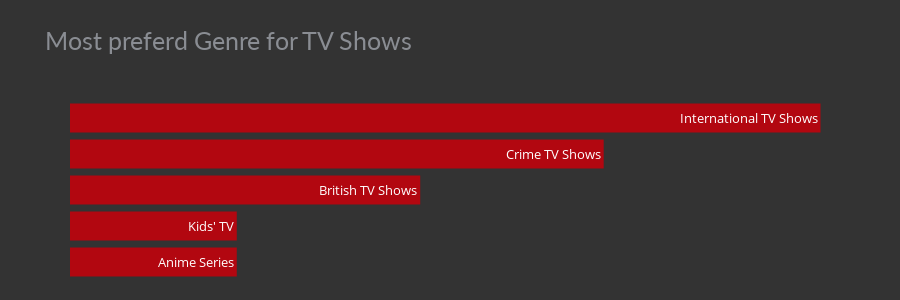

Notebook source saved alongside this figure:
### Code cell
df_tv = df[df['type'] == 'TV Show']
df_tv = pd.DataFrame(df_tv['genre'].value_counts()).reset_index()

fig_tv = px.bar(df_tv[:5], x='genre', y='index', text='index',
                title='Most preferd Genre for TV Shows',
                color_discrete_sequence=['#b20710'])
fig_tv.update_traces(hovertemplate=None, marker=dict(line=dict(width=0)))
fig_tv.update_xaxes(visible=False)
fig_tv.update_yaxes(visible=False, categoryorder='total ascending')
fig_tv.update_layout(height=300,
                    margin=dict(t=100, b=20, l=70, r=40),
                    hovermode="y unified",
                    plot_bgcolor='#333', paper_bgcolor='#333',
                    title_font=dict(size=25, color='#8a8d93',family="Lato, sans-serif"),
                    font=dict(color='#8a8d93', size=13))

fig_tv.show()

### Figure 1 — Plotly figure (JSON) as saved in the notebook; plotly's stock layout.template omitted (floating-point values rounded to 4 significant figures)
{"data": [{"alignmentgroup": "True", "legendgroup": "", "marker": {"color": "#b20710", "line": {"width": 0}, "pattern": {"shape": ""}}, "name": "", "offsetgroup": "", "orientation": "h", "showlegend": false, "text": ["International TV Shows", "Crime TV Shows", "British TV Shows", "Anime Series", "Kids' TV"], "textposition": "auto", "type": "bar", "x": [45, 32, 21, 10, 10], "xaxis": "x", "y": ["International TV Shows", "Crime TV Shows", "British TV Shows", "Anime Series", "Kids' TV"], "yaxis": "y"}], "layout": {"barmode": "relative", "font": {"color": "#8a8d93", "size": 13}, "height": 300, "hovermode": "y unified", "legend": {"tracegroupgap": 0}, "margin": {"b": 20, "l": 70, "r": 40, "t": 100}, "paper_bgcolor": "#333", "plot_bgcolor": "#333", "title": {"font": {"color": "#8a8d93", "family": "Lato, sans-serif", "size": 25}, "text": "Most preferd Genre for TV Shows"}, "xaxis": {"anchor": "y", "domain": [0, 1], "title": {"text": "genre"}, "visible": false}, "yaxis": {"anchor": "x", "categoryorder": "total ascending", "domain": [0, 1], "title": {"text": "index"}, "visible": false}}}
